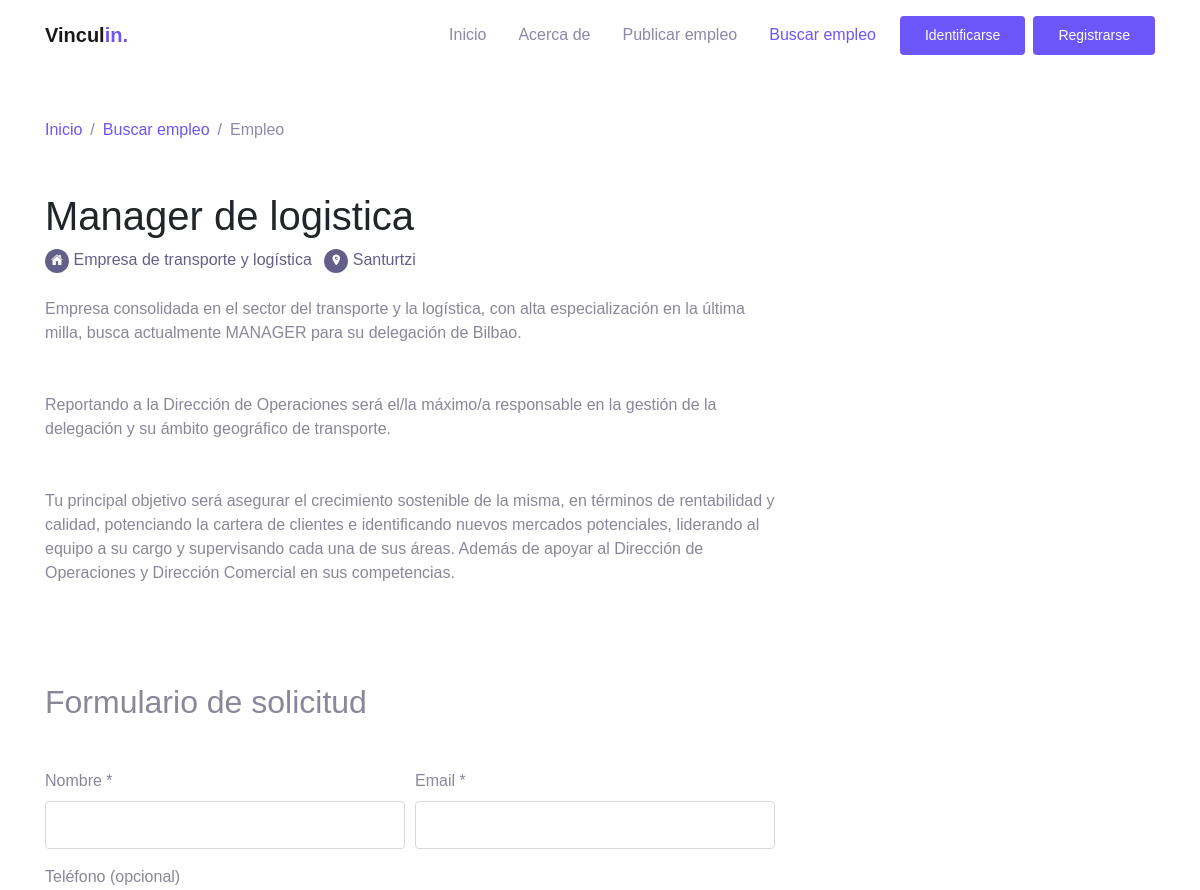
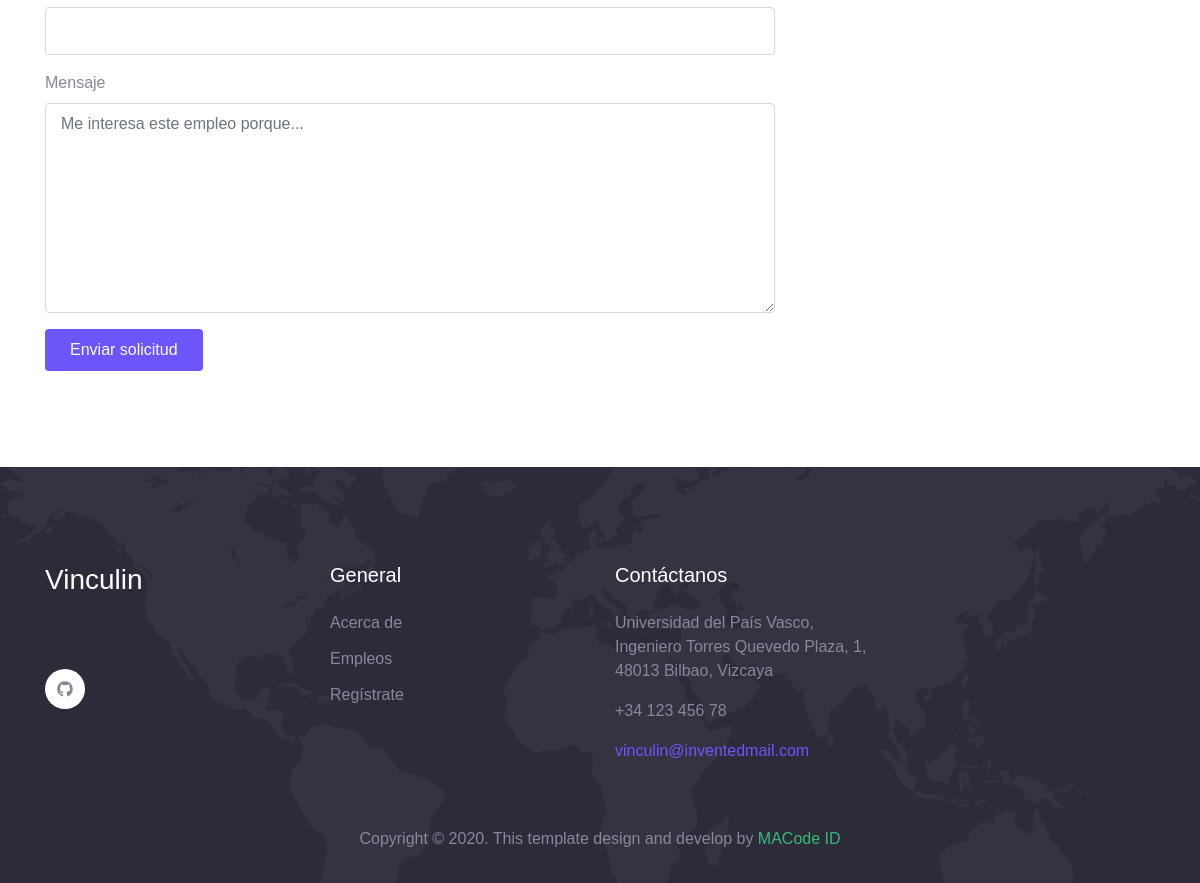
The page /app/html/job-view.php?id=2 on the database its author committed (2 pictures, top to bottom).
### tables this page shows
CREATE TABLE `Empleo` (
  `id` int(11) NOT NULL,
  `Email` varchar(64) NOT NULL,
  `Titulo` varchar(100) NOT NULL,
  `Empresa` varchar(50) NOT NULL,
  `Localidad` varchar(25) NOT NULL,
  `Descripcion` text NOT NULL
);

### app/html/job-view.php (the view, shortened to what this page needs)
<?php
if (isset($_SESSION['usuario'])) {
    $out = '<div class="dropdown"><button class="btn btn-secondary dropdown-toggle" type="button" id="dropdownMenu2" data-toggle="dropdown" aria-haspopup="true" aria-expanded="false">Mi Perfil</button><div class="dropdown-menu" aria-labelledby="dropdownMenu2"><a class="dropdown-item" href="datos-usuario.php" type="button">Mis datos</a><a class="dropdown-item" href="logout.php" type="button">Cerrar sesión</a></div></div>';
} else {
    $out = '<li class="nav-item"> <a class="btn btn-primary ml-lg-2" href="login.html">Identificarse</a></li><li class="nav-item"><a class="btn btn-primary ml-lg-2" href="signup.php">Registrarse</a></li>';
}
?>
<!DOCTYPE html>
<html lang="en">
<head>
    <link rel="stylesheet" href="./assets/css/maicons.css">
    <link rel="stylesheet" href="./assets/css/bootstrap.css">
    <link rel="stylesheet" href="./assets/vendor/animate/animate.css">
    <link rel="stylesheet" href="./assets/css/theme.css">
</head>
<?
$hostname = "db";
$username = "admin";
$password = "test";
$db = "database";
$con = new mysqli($hostname, $username, $password);
$con->select_db($db);
$id = $_GET['id'];
$datos =$con->prepare("SELECT * FROM `Empleo` WHERE `id` = ?");
$datos->bind_param("i",$id);
$datos->execute();
$result=$datos->get_result();
$row = $result->fetch_assoc();
?>
<body>
    <header>
        <nav class="navbar navbar-expand-lg navbar-light bg-white sticky" data-offset="300">
            <div class="container">
                <a href="index.php" class="navbar-brand">Vincul<span class="text-primary">in.</span></a>
                <div class="navbar-collapse collapse" id="navbarContent">
                    <ul class="navbar-nav ml-auto">
                        <li class="nav-item">
                            <a class="nav-link" href="index.php">Inicio</a>
                        </li>
                        <li class="nav-item">
                            <a class="nav-link" href="about.php">Acerca de</a>
                        </li>
                        <li class="nav-item">
                            <a class="nav-link" href="job-form.php">Publicar empleo</a>
                        </li>
                        <li class="nav-item active">
                            <a class="nav-link" href="jobs.php">Buscar empleo</a>
                        </li>
                        <?php echo $out ?>
                    </ul>
                </div>
            </div>
        </nav>
    </header>
    <div class="page-section pt-5">
        <div class="container">
            <nav aria-label="Breadcrumb">
                <ul class="breadcrumb p-0 mb-0 bg-transparent">
                    <li class="breadcrumb-item"><a href="index.php">Inicio</a></li>
                    <li class="breadcrumb-item"><a href="jobs.php">Buscar empleo</a></li>
                    <li class="breadcrumb-item active">Empleo</li>
                </ul>
            </nav>
            <div class="row">
                <div class="col-lg-8">
                    <div class="blog-single-wrap">
                        <h1 class="post-title"><? echo $row["Titulo"]; ?></h1>
                        <div class="post-meta">
                            <div class="post-date">
                                <span class="icon">
                                    <span class="mai-home"></span>
                                </span> <a href="#"><? echo $row["Empresa"]; ?></a>
                            </div>
                            <div class="post-comment-count ml-2">
                                <span class="icon">
                                    <span class="mai-location"></span>
                                </span> <a href="#"><? echo $row["Localidad"]; ?></a>
                            </div>
                        </div>
                        <div class="post-content">
                            <?echo nl2br($row["Descripcion"]);?>
                        </div>
                    </div>
                    <div class="comment-form-wrap pt-5">
                        <h2 class="mb-5">Formulario de solicitud</h2>
                        <form action="#" class="">
                            <div class="form-row form-group">
                                <div class="col-md-6">
                                    <label for="name">Nombre *</label>
                                    <input type="text" class="form-control" id="name" required="required">
                                </div>
                                <div class="col-md-6">
                                    <label for="email">Email *</label>
                                    <input type="email" class="form-control" id="email" required="required">
                                </div>
                            </div>
                            <div class="form-group">
                                <label for="website">Teléfono (opcional)</label>
                                <input type="phone" class="form-control" id="website">
                            </div>
                            <div class="form-group">
                                <label for="message">Mensaje</label>
                                <textarea name="msg" id="message" cols="30" rows="8" class="form-control" placeholder="Me interesa este empleo porque..." required="required"></textarea>
                            </div>
                            <div class="form-group">
                                <a class="btn btn-primary" href="job-view.php?id=<?php echo $id ?>">Enviar solicitud</a>
                            </div>
                        </form>
                    </div>
                </div>
            </div>
        </div>
    </div>
    <footer class="page-footer bg-image" style="background-image: url(./assets/img/world_pattern.svg);">
        <div class="container">
            <div class="row mb-5">
                <div class="col-lg-3 py-3">
                    <h3>Vinculin</h3>
                    <br>
                    <br>
                    <div class="social-media-button">
                        <a href="https://github.com/DannyelYankee/Vinculin" target="_blank"><span class="mai-logo-github"></span></a>
                    </div>
                </div>
                <div class="col-lg-3 py-3">
                    <h5>General</h5>
                    <ul class="footer-menu">
                        <li><a href="./about.php">Acerca de</a></li>
                        <li><a href="./jobs.php">Empleos</a></li>
                        <li><a href="./signup.php">Regístrate</a></li>
                    </ul>
                </div>
                <div class="col-lg-3 py-3">
                    <h5>Contáctanos</h5>
                    <p>Universidad del País Vasco, Ingeniero Torres Quevedo Plaza, 1, 48013 Bilbao, Vizcaya</p>
                    <p>+34 123 456 78</p>
                    <a href="mailto:vinculin@inventedmail.com" title="Enviar correo electronico">vinculin@inventedmail.com</a>
                </div>
            </div>
            <p class="text-center" id="copyright">Copyright &copy; 2020. This template design and develop by <a href="https://macodeid.com/" target="_blank">MACode ID</a></p>
        </div>
    </footer>
</body>
</html>

### app/html/assets/css/theme.css (style rules this page uses)
:root { --primary: #6C55F9; --accent: #FF3D85; --secondary: #645F88; --success: #35bb78; --info: #05B4E1; --warning: #FAC14D; --danger: #FF4943; --grey: #B4B2C5; --dark: #2D2B3A; --light: #F6F5FC; }
body { font-family: "Work Sans", sans-serif; line-height: 1.5; color: #2D2B3A; }
a { color: #6C55F9; text-decoration: none; background-color: transparent; }
.text-primary { color: #6C55F9 !important; }
.btn-primary { color: #fff; background-color: #6C55F9; border-color: transparent; }
.btn { padding: 8px 24px; }
.breadcrumb { font-weight: 500; background-color: #f8f9fa; }
.breadcrumb .breadcrumb-item.active { color: #8e8aad; }
.breadcrumb .breadcrumb-item + .breadcrumb-item::before { color: #8e8aad; }
.navbar { min-height: 70px; }
.navbar.sticky { z-index: 1080; }
.navbar-brand { font-weight: 600; padding-top: 10px; padding-bottom: 10px; }
.navbar-nav { margin-top: 10px; border-top: 1px solid #e4e7ee; flex-shrink: 0; }
.navbar-nav .nav-link { transition: all .2s ease; }
.navbar-nav .btn { font-size: 14px; }
.navbar-light .navbar-nav .nav-link { color: rgba(100, 95, 136, 0.75); }
.navbar-light .navbar-nav .show > .nav-link, .navbar-light .navbar-nav .active > .nav-link, .navbar-light .navbar-nav .nav-link.show, .navbar-light .navbar-nav .nav-link.active { font-weight: 500; color: #6C55F9; }
@media (min-width: 992px) { .navbar-expand-lg .navbar-nav { margin-top: 0; border-top: none; } }
@media (min-width: 992px) { .navbar-expand-lg .navbar-nav .nav-link { padding-right: 16px; padding-left: 16px; } }
@media (min-width: 992px) { .navbar-expand-lg .navbar-nav { align-items: center; } }
.form-control { padding: 8px 15px; height: calc(1.5em + 1.375rem + 2px); border-color: #d6dbd9; }
.bg-image { position: relative; background-position: center center; background-size: cover; background-repeat: no-repeat; }
.bg-image > * { position: relative; z-index: 10; }
.page-section { position: relative; padding-top: 80px; padding-bottom: 80px; color: #898798; overflow: hidden; }
.page-footer { position: relative; display: block; padding-top: 80px; padding-bottom: 16px; background-color: #2D2B3A; }
.page-footer p a { color: #35bb78; transition: color .2s ease; }
.page-footer h3, .page-footer h4, .page-footer h5 { color: #fff; margin-bottom: 24px; }
.page-footer p { color: #898798; }
.footer-menu { position: relative; padding-left: 0; list-style: none; }
.footer-menu li { margin-bottom: 12px; }
.footer-menu a, .footer-link { color: #898798; }
.social-media-button a { display: inline-block; width: 40px; height: 40px; line-height: 44px; text-align: center; border-radius: 50%; background-color: #fff; color: #898798; transition: all .2s linear; }
.blog-single-wrap { display: block; padding: 50px 0; }
.blog-single-wrap .post-title { font-weight: 500; color: #212529; }
.blog-single-wrap .post-meta { display: block; margin-bottom: 24px; }
.blog-single-wrap .post-meta .icon { display: inline-block; width: 24px; height: 24px; line-height: 24px; border-radius: 50%; font-size: 12px; text-align: center; background-color: #645F88; color: #fff; }
.blog-single-wrap .post-meta .post-date, .blog-single-wrap .post-meta .post-comment-count { display: inline-block; }
.blog-single-wrap .post-meta .post-date a, .blog-single-wrap .post-meta .post-comment-count a { color: #645F88; }

### rows shown on the page
empleo: Titulo "Manager de logistica", Empresa "Empresa de transporte y logística", Localidad "Santurtzi", Descripcion "Empresa consolidada en el sector del transporte y la logística, con alta especialización en la última milla, busca actualmente MANAGER para su delegación de Bilbao. Reportando a la Dirección de Operaciones será el/la máximo/a responsable en la gestión de la delegación y su ámbito geográfico de transporte. Tu principal objetivo será asegurar el crecimiento sostenible de la misma, en términos de rentabilidad y calidad, potenciando la cartera de clientes e identificando nuevos mercados potenciales, liderando al equipo a su cargo y supervisando cada una de sus áreas. Además de apoyar al Dirección de Operaciones y Dirección Comercial en sus competencias."
